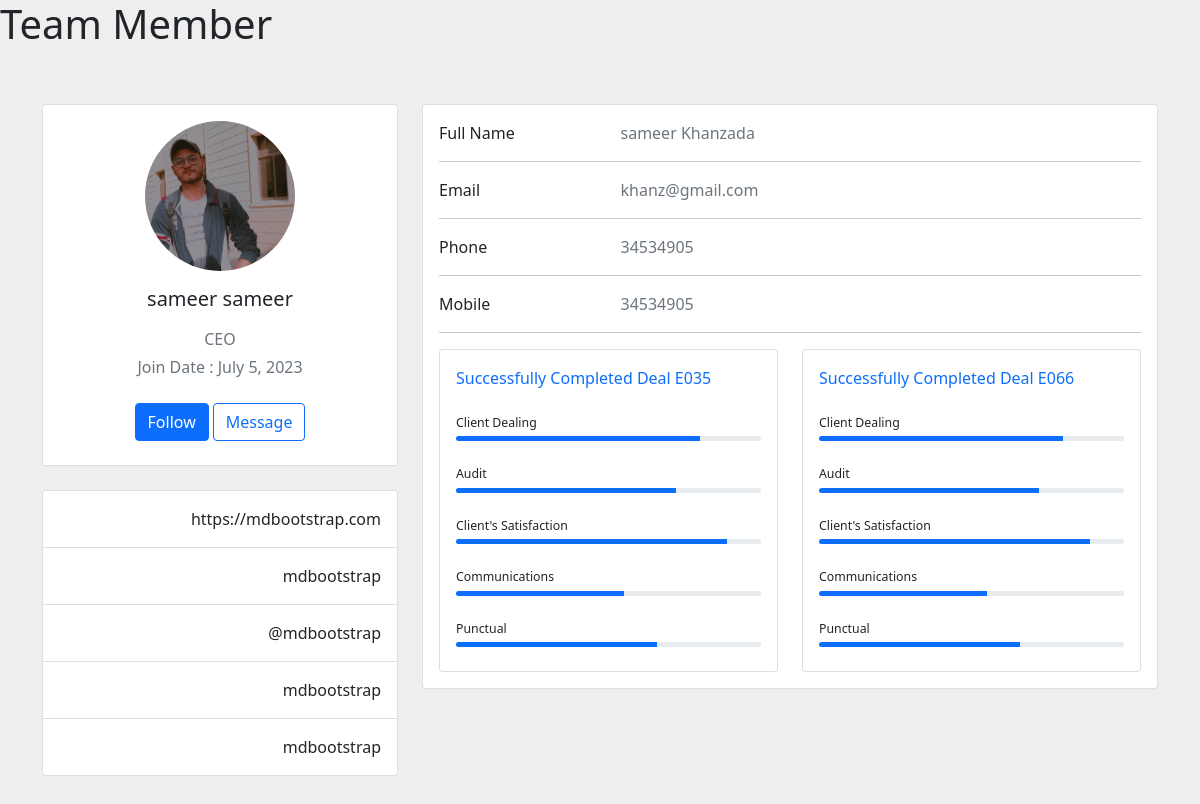
/team/1, run on the app's committed database.
### system/models.py (models this page shows)
class Staff(models.Model):
    image = models.ImageField(null = True , blank = True)
    first_name = models.CharField(max_length=200 , default="unamed" , null=True)
    last_name = models.CharField(max_length=200 , default="unamed" , null=True)
    designation = models.CharField(max_length=200 , default="unamed" , null=True)
    contact = models.CharField(max_length=200 , default="unamed" , null=True)
    email = models.EmailField(max_length=200 , unique = True)
    join_date = models.DateField()
    showroom_staff = models.ForeignKey(ShowRoom, on_delete=models.CASCADE)
    def __str__(self):
        return "%s %s" % (self.first_name, self.last_name)

### system/views.py (the view)
# urls.py: path("team/<int:id>", views.team_member , name="team_member"),
def team_member(request , id):
    team_member = Staff.objects.get(id = id)
    print(team_member)
    return render(request , "system/team_member.html" , {"member":team_member})

### system/templates/system/team_member.html (shortened to what this page needs)
<!doctype html>
<html lang="en">
  <head>
    <link href="https://cdn.jsdelivr.net/npm/bootstrap@5.0.2/dist/css/bootstrap.min.css" rel="stylesheet">
  </head>
  <body>
    {% if member %}
            <section style="background-color: #eee;">
                <h1>Team Member</h1>
                <div class="container py-5">
                  <div class="row">
                    <div class="col-lg-4">
                      <div class="card mb-4">
                        <div class="card-body text-center">
                          <img src="{{ member.image.url }}" alt="avatar"
                            class="rounded-circle img-fluid" style="width: 150px;">
                          <h5 class="my-3"> {{ member.first_name }} {{ member.first_name }}</h5>
                          <p class="text-muted mb-1">{{ member.designation }}</p>
                          <p class="text-muted mb-4">Join Date : {{ member.join_date }}</p>
                          <div class="d-flex justify-content-center mb-2">
                            <button type="button" class="btn btn-primary">Follow</button>
                            <button type="button" class="btn btn-outline-primary ms-1">Message</button>
                          </div>
                        </div>
                      </div>
                      <div class="card mb-4 mb-lg-0">
                        <div class="card-body p-0">
                          <ul class="list-group list-group-flush rounded-3">
                            <li class="list-group-item d-flex justify-content-between align-items-center p-3">
                              <p class="mb-0">https://mdbootstrap.com</p>
                            </li>
                            <li class="list-group-item d-flex justify-content-between align-items-center p-3">
                              <p class="mb-0">mdbootstrap</p>
                            </li>
                            <li class="list-group-item d-flex justify-content-between align-items-center p-3">
                              <p class="mb-0">@mdbootstrap</p>
                            </li>
                            <li class="list-group-item d-flex justify-content-between align-items-center p-3">
                              <p class="mb-0">mdbootstrap</p>
                            </li>
                            <li class="list-group-item d-flex justify-content-between align-items-center p-3">
                              <p class="mb-0">mdbootstrap</p>
                            </li>
                          </ul>
                        </div>
                      </div>
                    </div>
                    <div class="col-lg-8">
                      <div class="card mb-4">
                        <div class="card-body">
                          <div class="row">
                            <div class="col-sm-3">
                              <p class="mb-0">Full Name</p>
                            </div>
                            <div class="col-sm-9">
                              <p class="text-muted mb-0">    {{ member.first_name }}     {{ member.last_name }}</p>
                            </div>
                          </div>
                          <hr>
                          <div class="row">
                            <div class="col-sm-3">
                              <p class="mb-0">Email</p>
                            </div>
                            <div class="col-sm-9">
                              <p class="text-muted mb-0">    {{ member.email }}</p>
                            </div>
                          </div>
                          <hr>
                          <div class="row">
                            <div class="col-sm-3">
                              <p class="mb-0">Phone</p>
                            </div>
                            <div class="col-sm-9">
                              <p class="text-muted mb-0">    {{ member.contact }}</p>
                            </div>
                          </div>
                          <hr>
                          <div class="row">
                            <div class="col-sm-3">
                              <p class="mb-0">Mobile</p>
                            </div>
                            <div class="col-sm-9">
                              <p class="text-muted mb-0"> {{ member.contact }}</p>
                            </div>
                          </div>
                          <hr>
                      <div class="row">
                        <div class="col-md-6">
                          <div class="card mb-4 mb-md-0">
                            <div class="card-body">
                              <p class="mb-4"><span class="text-primary font-italic me-1">Successfully Completed Deal E035</span>
                              </p>
                              <p class="mb-1" style="font-size: .77rem;">Client Dealing</p>
                              <div class="progress rounded" style="height: 5px;">
                                <div class="progress-bar" role="progressbar" style="width: 80%" aria-valuenow="80"
                                  aria-valuemin="0" aria-valuemax="100"></div>
                              </div>
                              <p class="mt-4 mb-1" style="font-size: .77rem;">Audit</p>
                              <div class="progress rounded" style="height: 5px;">
                                <div class="progress-bar" role="progressbar" style="width: 72%" aria-valuenow="72"
                                  aria-valuemin="0" aria-valuemax="100"></div>
                              </div>
                              <p class="mt-4 mb-1" style="font-size: .77rem;">Client's Satisfaction</p>
                              <div class="progress rounded" style="height: 5px;">
                                <div class="progress-bar" role="progressbar" style="width: 89%" aria-valuenow="89"
                                  aria-valuemin="0" aria-valuemax="100"></div>
                              </div>
                              <p class="mt-4 mb-1" style="font-size: .77rem;">Communications</p>
                              <div class="progress rounded" style="height: 5px;">
                                <div class="progress-bar" role="progressbar" style="width: 55%" aria-valuenow="55"
                                  aria-valuemin="0" aria-valuemax="100"></div>
                              </div>
                              <p class="mt-4 mb-1" style="font-size: .77rem;">Punctual</p>
                              <div class="progress rounded mb-2" style="height: 5px;">
                                <div class="progress-bar" role="progressbar" style="width: 66%" aria-valuenow="66"
                                  aria-valuemin="0" aria-valuemax="100"></div>
                              </div>
                            </div>
                          </div>
                        </div>
                        <div class="col-md-6">
                          <div class="card mb-4 mb-md-0">
                            <div class="card-body">
                              <p class="mb-4"><span class="text-primary font-italic me-1">Successfully Completed Deal E066</span>
                              </p>
                              <p class="mb-1" style="font-size: .77rem;">Client Dealing</p>
                              <div class="progress rounded" style="height: 5px;">
                                <div class="progress-bar" role="progressbar" style="width: 80%" aria-valuenow="80"
                                  aria-valuemin="0" aria-valuemax="100"></div>
                              </div>
                              <p class="mt-4 mb-1" style="font-size: .77rem;">Audit</p>
                              <div class="progress rounded" style="height: 5px;">
                                <div class="progress-bar" role="progressbar" style="width: 72%" aria-valuenow="72"
                                  aria-valuemin="0" aria-valuemax="100"></div>
                              </div>
                              <p class="mt-4 mb-1" style="font-size: .77rem;">Client's Satisfaction</p>
                              <div class="progress rounded" style="height: 5px;">
                                <div class="progress-bar" role="progressbar" style="width: 89%" aria-valuenow="89"
                                  aria-valuemin="0" aria-valuemax="100"></div>
                              </div>
                              <p class="mt-4 mb-1" style="font-size: .77rem;">Communications</p>
                              <div class="progress rounded" style="height: 5px;">
                                <div class="progress-bar" role="progressbar" style="width: 55%" aria-valuenow="55"
                                  aria-valuemin="0" aria-valuemax="100"></div>
                              </div>
                              <p class="mt-4 mb-1" style="font-size: .77rem;">Punctual</p>
                              <div class="progress rounded mb-2" style="height: 5px;">
                                <div class="progress-bar" role="progressbar" style="width: 66%" aria-valuenow="66"
                                  aria-valuemin="0" aria-valuemax="100"></div>
                              </div>
                            </div>
                          </div>
                        </div>
                      </div>
                    </div>
                  </div>
                </div>
              </section>
       {% else %}
       <p>No Team Members Found!</p>
       {% endif %}
  </body>
</html>

### data on the page
Staff: image (picture), first_name "sameer", designation "CEO", join_date "July 5, 2023", last_name "Khanzada", email "khanz@gmail.com", contact "34534905"
